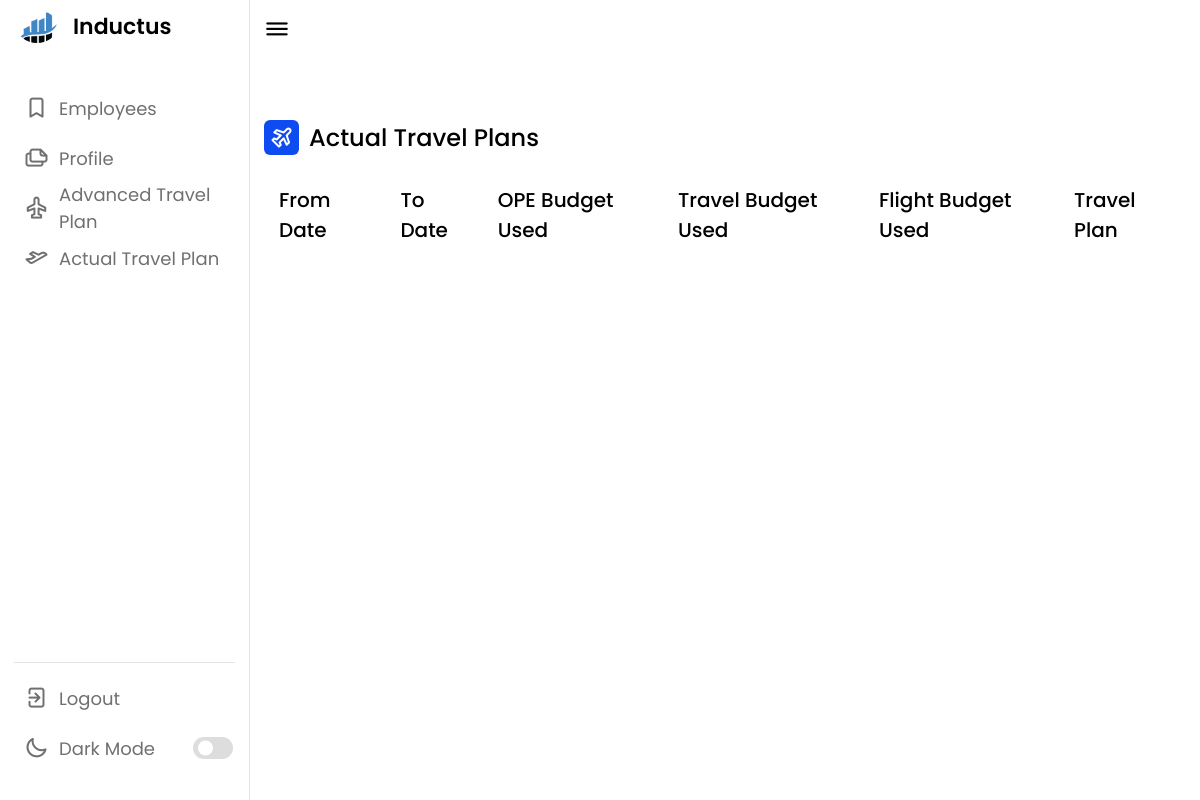
The app's page /employee/6c3f0fc5-eaf8-4afa-8ac1-2a5a2cf9b7af/tp (signed in), older data.
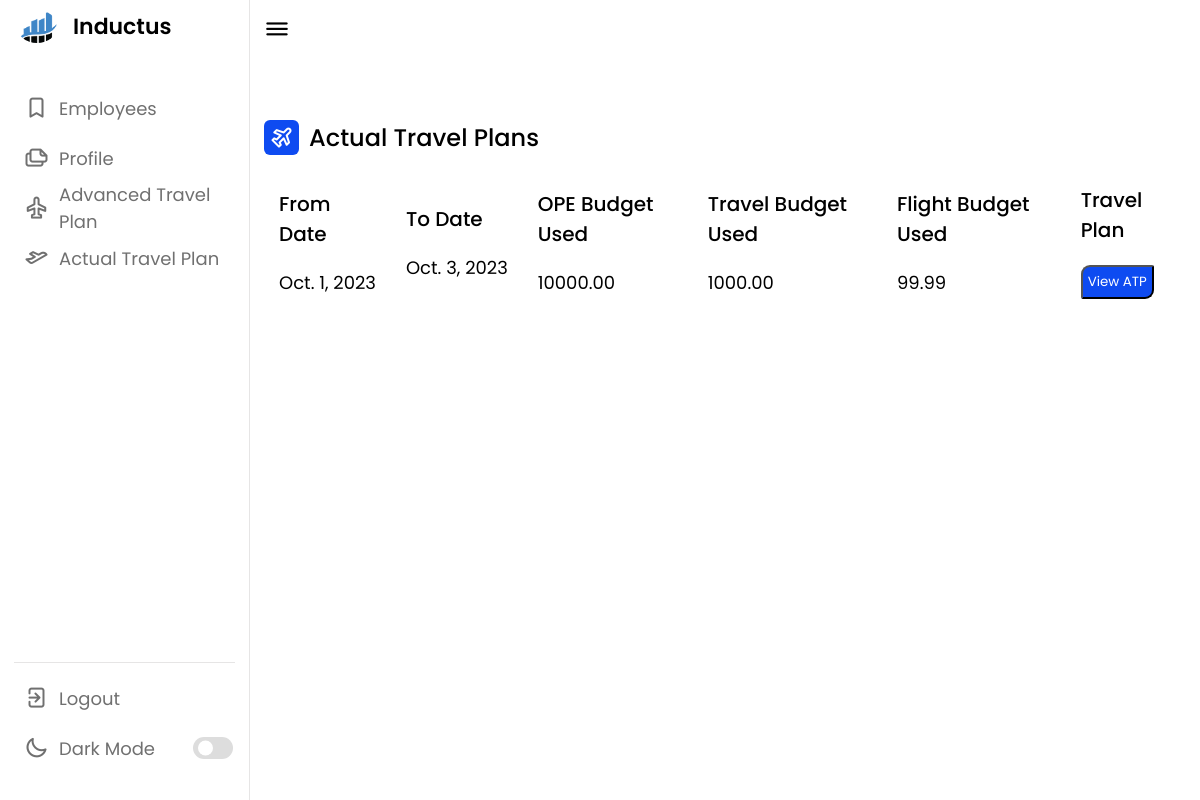
The same page, newer data.
### base/models.py (models this page shows)
class Expense(models.Model):
    uuid = models.UUIDField(default = uuid.uuid4,primary_key=True,editable=False)
    employee = models.ForeignKey(Employee,on_delete=models.CASCADE,null = True)
    from_date = models.DateField(null = True)
    to_date = models.DateField(null = True)
    ope_budget_used = models.DecimalField(decimal_places=2,default=0,max_digits = 10)
    travel_budget_used = models.DecimalField(decimal_places=2,default=0,max_digits = 10)
    flight_budget_used = models.DecimalField(decimal_places=2,default=0,max_digits = 10)
    flight_ticket = models.FileField(upload_to=get_upload_path, blank = True)
    flight_return_ticket = models.FileField(upload_to=get_upload_path, blank = True)
    train_ticket = models.FileField(upload_to=get_upload_path, blank = True)
    train_return_ticket = models.FileField(upload_to=get_upload_path, blank = True)
    local_conveyance = models.DecimalField(decimal_places=2,default=0,max_digits = 10)
    place_of_visit = models.CharField(max_length = 30,null = True)
    taxi_bill = models.DecimalField(max_digits=10, decimal_places=2,default = 0)
    taxi_bill_proof = models.FileField(upload_to=get_upload_path, blank = True)

### base/views.py (the view)
# urls.py: path('employee/<str:pk>/tp',ActualTravelPlan,name ="tp"),
@login_required(login_url='login')
def ActualTravelPlan(request,pk):
    try:
        emp = Employee.objects.get(uuid=pk)
        tp = Expense.objects.filter(employee=emp)
    except:
        tp = None
    context = {
        'tp' : tp,
        'emp' : emp
    }
    return render(request,"actualtravelplan.html",context)

### base/templates/actualtravelplan.html (shortened to what the changed rows need)
{% load static %}
<!DOCTYPE html>
<html lang="en">
<head>
    <link rel="stylesheet" href="{% static 'style.css' %}">
    <link rel="stylesheet" href="https://unicons.iconscout.com/release/v4.0.0/css/line.css">
</head>
<body>
    <section class="dashboard">
        <div class="dash-content">
            <div class="overview">
                <div class="activity">
                    <div class="activity-data">
                        <div class="data names">
                            <span class="data-title">From Date</span>
                           {% for tp in tp %}
                           <span class="data-list">{{tp.from_date}}</span>
                           {% endfor %}
                        </div>
                        <div class="data email">
                            <span class="data-title">To Date</span>
                            {% for tp in tp %}
                           <span class="data-list">{{tp.to_date}}</span>
                           {% endfor %}
                        </div>
                        <div class="data joined">
                            <span class="data-title">OPE Budget Used</span>
                            {% for tp in tp %}
                           <span class="data-list">{{tp.ope_budget_used}}</span>
                           {% endfor %}
                        </div>
                        <div class="data joined">
                            <span class="data-title">Travel Budget Used</span>
                            {% for tp in tp %}
                           <span class="data-list">{{tp.travel_budget_used}}</span>
                           {% endfor %}
                        </div>
                        <div class="data joined">
                            <span class="data-title">Flight Budget Used</span>
                            {% for tp in tp %}
                           <span class="data-list">{{tp.flight_budget_used}}</span>
                           {% endfor %}
                        </div>
                        <div class="data type">
                            {% for tp in tp %}
                        <span class="data-list"><button class="download-btn"><a href="{% url 'viewatp' emp.uuid tp.uuid %}" style="text-decoration:none; color: white;" >View ATP</a></button></span>
                            {% endfor %}
                        </div>
                    </div>
                    </div>
            </div>
    </section>
</body>
</html>

Row changes from the older to the newer data that the page shows:
added Expense: from_date "Oct. 1, 2023", to_date "Oct. 3, 2023", ope_budget_used "10000.00", travel_budget_used "1000.00", flight_budget_used "99.99"
